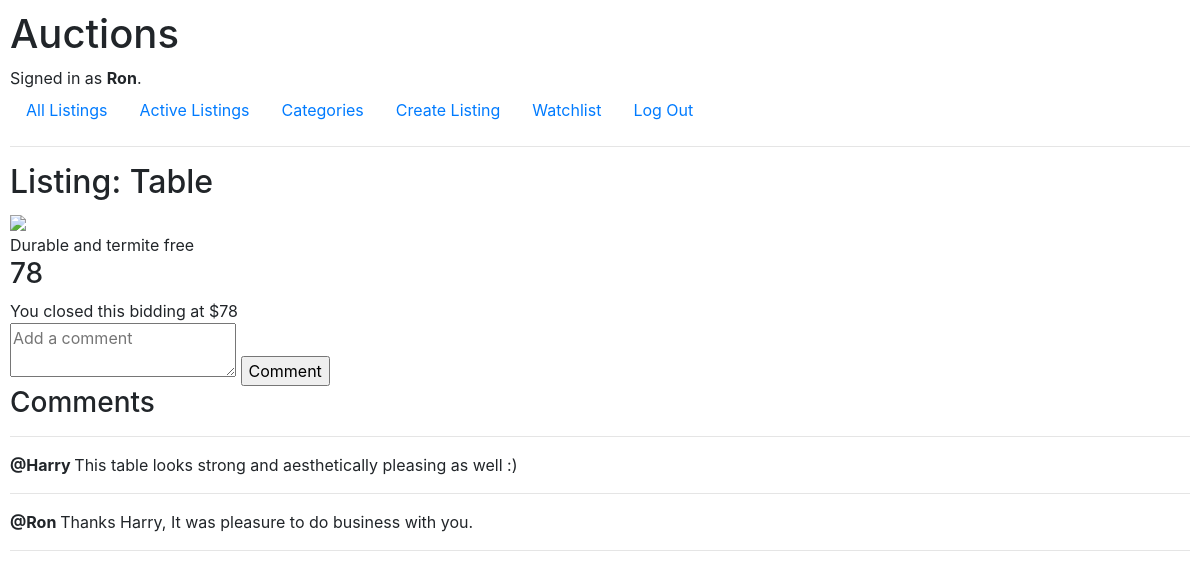
Screenshot of /listings/2 (signed in) with the database file from the repository.
### auctions/models.py (models this page shows)
class User(AbstractUser):
    pass

class AuctionListings(models.Model):
    item_name = models.CharField(max_length = 64)
    item_price = models.IntegerField()
    item_description = models.CharField(max_length = 225)
    item_category = models.CharField(max_length = 64,blank = True)
    item_image = models.CharField(max_length = 300,blank = True)
    created_by = models.ForeignKey(User,on_delete = models.CASCADE,blank = True )
    listing_status = models.CharField(max_length=20)
    highest_bidder = models.ForeignKey(User,on_delete = models.CASCADE, related_name='item_won',blank = True)

class Comments(models.Model):
    commentor = models.ForeignKey(User, on_delete = models.CASCADE, related_name = "comments")
    content = models.CharField(max_length = 300)
    item = models.ForeignKey(AuctionListings,on_delete = models.CASCADE)

### auctions/views.py (the view, shortened to what this page needs)
# urls.py: path("listings/<int:id>",views.listings, name = "listings"),
def listings(request,id):
    message = "free"
    wlist = []
    if request.user.is_authenticated:
        wlist = Watchlist.objects.filter(user = request.user).all()
    comms = Comments.objects.filter(item = AuctionListings.objects.get(pk = id)).all()
    return render(request,"auctions/listing.html",{
                "item" : AuctionListings.objects.get(pk = id),
                "watchlist" : wlist, #Watchlist.objects.filter(user = request.user).all(),
                "message" : message,
                "comment_list": comms
            })

### auctions/templates/auctions/listing.html (shortened to what this page needs)
{% extends "auctions/layout.html" %}
{% block body %}
<h2>Listing: {{ item.item_name }}</h2>
<div>
        {% if item.item_image %}
            <img src="{{ item.item_image }}"> <br>
        {% endif %}
        {{ item.item_description }}
    <h3> {{ item.item_price }} </h3>
    {% if user.is_authenticated %}
        {% if user.username == item.created_by.username %}
            {% if item.listing_status == 'Closed' %}
                You closed this bidding at ${{ item.item_price }}
            {% else %}
                <form action = "{% url 'listings' item.id %}" method="POST">
                    {% csrf_token %}
                    <input name = "close" type="submit" value="Close bidding">
                </form>
            {% endif %}
        {% endif %}
        <form action = "{% url 'listings' item.id %}" method="POST" >
            <textarea name = "comment_text" placeholder="Add a comment"></textarea>
            <input type="submit" value="Comment" name="send">
        </form>
    {% endif %}
    <h3>Comments</h3>
    <hr>
    {% if comment_list %}
        {% for comment in comment_list %}
            <strong> @{{ comment.commentor }} </strong> {{ comment.content }}
            <hr>
        {% endfor %}
    {% else %}
        waiting for your comments
    {% endif %}
</div>
{% endblock %}

### auctions/templates/auctions/layout.html (shortened to what this page needs)
{% load static %}
<!DOCTYPE html>
<html lang="en">
    <head>
        <link rel="stylesheet" href="https://stackpath.bootstrapcdn.com/bootstrap/4.4.1/css/bootstrap.min.css">
        <link href="{% static 'auctions/styles.css' %}" rel="stylesheet">
    </head>
    <body>
        <h1>Auctions</h1>
        <div>
            {% if user.is_authenticated %}
                Signed in as <strong>{{ user.username }}</strong>.
            {% else %}
                Not signed in.
            {% endif %}
        </div>
        <ul class="nav">
            <li class="nav-item">
                <a class="nav-link" href="{% url 'index' %}">All Listings</a>
            </li>
            <li class="nav-item">
                <a class="nav-link" href="{% url 'activeListing' %}">Active Listings</a>
            </li>
            <li class="nav-item">
                <a class="nav-link" href="{% url 'categories' %}">Categories</a>
            </li>
            {% if user.is_authenticated %}
                <li class="nav-item">
                    <a class="nav-link" href="{% url 'createListing' %}">Create Listing</a>
                </li>
                <li class="nav-item">
                    <a class="nav-link" href="{% url 'watchlist' %}">Watchlist</a>
                </li>
                <li class="nav-item">
                    <a class="nav-link" href="{% url 'logout' %}">Log Out</a>
                </li>
            {% endif %}
        </ul>
        <hr>
        {% block body %}
        {% endblock %}
    </body>
</html>

### auctions/static/auctions/styles.css (style rules this page uses)
body { padding: 10px; }

### rows the page displays
User: username "Ron"
AuctionListings: item_name "Table", item_description "Durable and termite free", item_price "78"
Comments: commentor "Harry", content "This table looks strong and aesthetically pleasing as well :)"
Comments: commentor "Ron", content "Thanks Harry, It was pleasure to do business with you."
